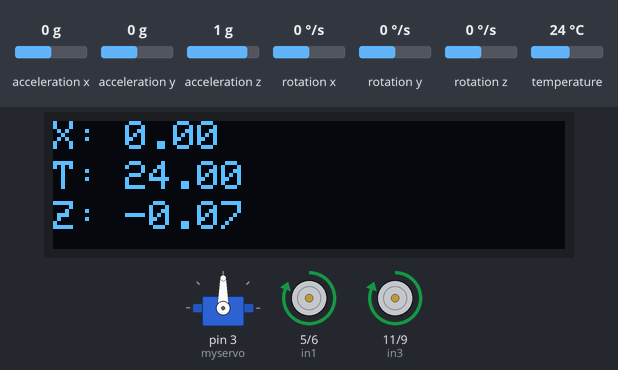
This sketch was run on a simulated Arduino Uno, built with avr-gcc and run on an emulated ATmega328P. Shown: servo, 128×32 one-colour display, motor-driver pin pairs drawn as motors (green arrow = first pin HIGH = forward, orange = second pin HIGH = backward, longer = more drive). Inputs (shaded band) come from the test bench; at power-on: acceleration y 0 g, acceleration z 1 g, rotation z 0 °/s, acceleration x 0 g, rotation x 0 °/s, rotation y 0 °/s, temperature 24 °C. The display library's start-up logo is not drawn; what the sketch prints to the serial monitor is not drawn.

Above: at 1.2 s.
1.3 s: acceleration y set to -1.4 g
At 1.51 s:
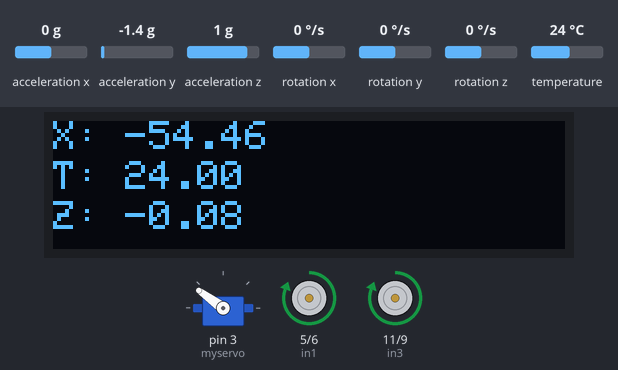
3.5 s: acceleration z set to 1.4 g
At 3.73 s:
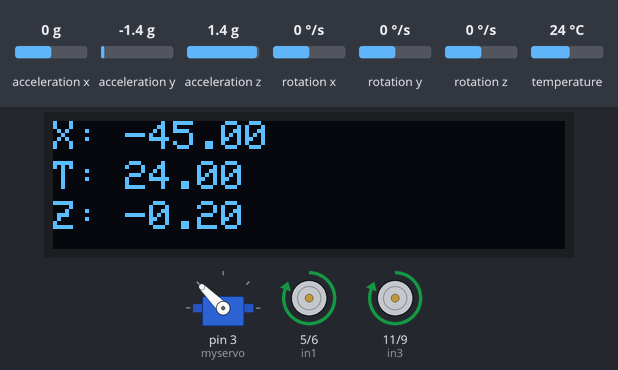
5.7 s: rotation z set to -192 °/s
At 5.95 s:
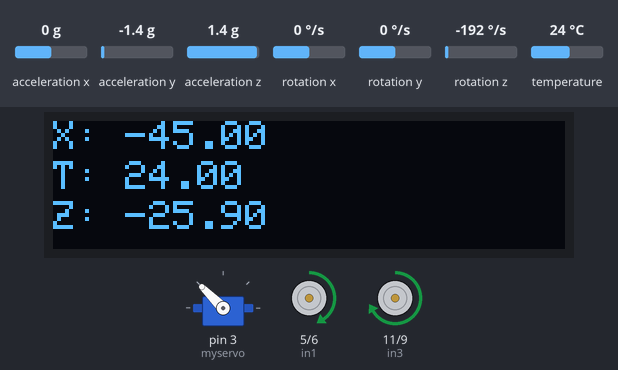
8.0 s: acceleration y set to -0.8 g
At 8.18 s:
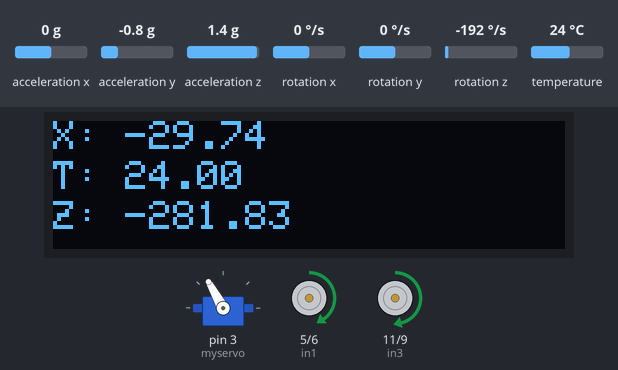
10.2 s: acceleration y set to 0 g
At 10.4 s:
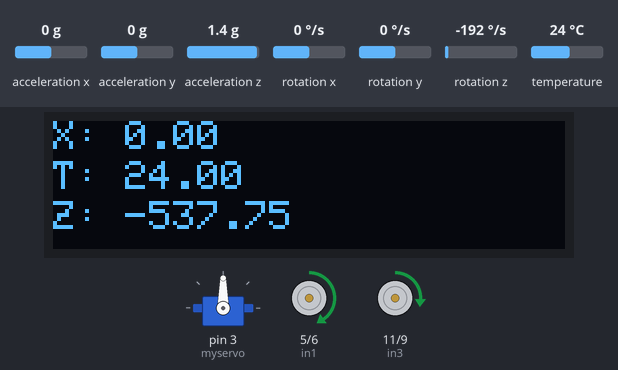
12.4 s: acceleration y set to 0.8 g
At 12.62 s:
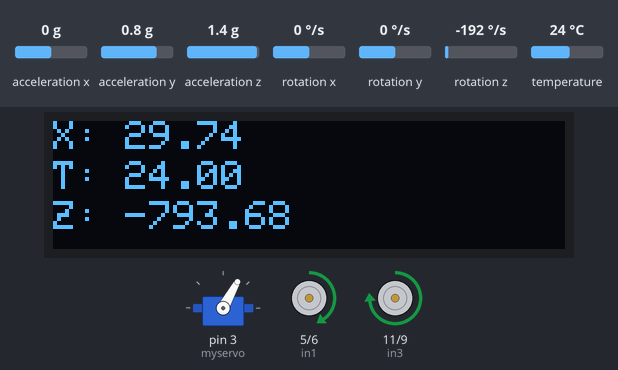
Timing chart, 0 to 15.6 s (numbered marks = the images above; inputs shaded):
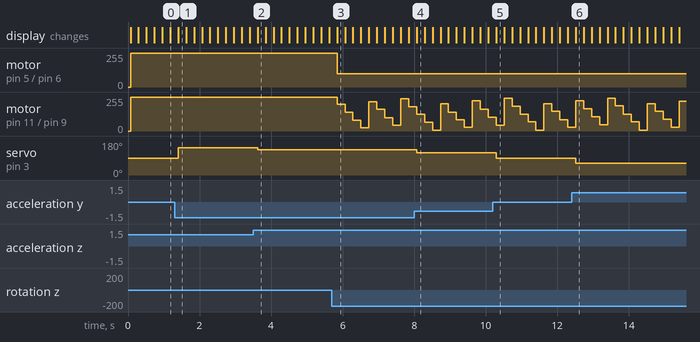

The sketch:

microSSKiller.ino
```cpp
// GRUPO:
// Daniel Pessoa Máximo
// Lívia de Maria Calado Machado Soares
// Matheus Vieira Faria
// Rangel Gonçalves
// Ronaldo Cândido dos Santos Sobrinho

// Período 2023.1

#include <Wire.h>
#include <Adafruit_GFX.h>
#include <Adafruit_SSD1306.h>
#include <Adafruit_Sensor.h>
#include <Adafruit_MPU6050.h>
#include <Servo.h>


#define in1 5
#define in2 6
#define in3 11
#define in4 9

#define TOL 1.5

Servo myservo;

Adafruit_SSD1306 display = Adafruit_SSD1306(128, 32, &Wire,-1);
Adafruit_MPU6050 mpu;
double roll = 0;
double pitch = 0;
double yaw = 0;
double temperature = 0;

void setup() {
  Serial.begin(9600);

  //configuração dos motores
  pinMode(in1, OUTPUT);
  pinMode(in2, OUTPUT);
  pinMode(in3, OUTPUT);
  pinMode(in4, OUTPUT);

  myservo.attach(3);

  if (!mpu.begin()) {
    Serial.println("Não foi possível encontrar um sensor MPU6050.");
    while (1);
  }
  mpu.setAccelerometerRange(MPU6050_RANGE_8_G);
  mpu.setGyroRange(MPU6050_RANGE_250_DEG);
 // SSD1306_SWITCHCAPVCC = generate display voltage from 3.3V internally
  if (!display.begin(SSD1306_SWITCHCAPVCC, 0x3C)) { // Address 0x3C for 128x32
    Serial.println(F("SSD1306 allocation failed"));
    for (;;)
      ;
  }
  display.display();
  display.clearDisplay();
  delay(5);
  display.setTextColor(WHITE);
  display.setRotation(0);
}

void loop() {


  getAngles(&roll, &pitch, &yaw);
  getTemperature(&temperature);
  setDisplay(roll, temperature, yaw);
  ajustRote(yaw);
  autoLevel(roll);
  /*
  Serial.print("Roll: ");
  Serial.print(roll);
  Serial.print(" Pitch: ");
  Serial.print(pitch);
  Serial.print(" Yaw: ");
  Serial.println(yaw);
*/
  delay(200);
}

void getAngles(double *roll,double *pitch,double *yaw){
  sensors_event_t a, g, temp;
  mpu.getEvent(&a, &g, &temp);

  float accelRoll = atan2(a.acceleration.y, a.acceleration.z) * 180.0 / PI;
  float accelPitch = atan2(-a.acceleration.x, sqrt(a.acceleration.y * a.acceleration.y + a.acceleration.z * a.acceleration.z)) * 180.0 / PI;

  *roll = atan2(a.acceleration.y, a.acceleration.z) * 180.0 / PI;
  *pitch = atan(-a.acceleration.x / sqrt(a.acceleration.y * a.acceleration.y + a.acceleration.z * a.acceleration.z)) * 180.0 / PI;
  *yaw += (g.gyro.z / 131.0) *1000;  // Taxa de amostragem do sensor // vei é vezes 1000  e pronto
  *yaw += -0.012; // testato empiricamente, como um bom engenheiro, comfia!
  if (yaw > 180) yaw -= 360;
  if (yaw < -180) yaw += 360;
}

void setDisplay(double x, double y, double z){
  display.clearDisplay();
  display.setTextSize(1);
  display.setCursor(0,0);
  display.print("X: ");
  display.println(x);

  display.setTextSize(1);
  display.setCursor(0,10);
  display.print("T: ");
  display.println(y);

  display.setTextSize(1);
  display.setCursor(0,20);
  display.print("Z: ");
  display.println(z);
  display.display();
}

void ajustRote(double currentAngle) { // melhor logica que eu encontrei

  int powerA, powerB;

  if (currentAngle > TOL) {
    // Aumente a potência do motor A, inversamente proporcional a currentAngle
    powerA = map(abs(currentAngle), TOL, 90, 100, 50);
  } else if (currentAngle < -TOL) {
    // Aumente a potência do motor B, inversamente proporcional a currentAngle
    powerB = map(abs(currentAngle), TOL, 90, 100, 50);
  } else {
    // Ângulo dentro da tolerância, ambos os motores a 100%
    powerA = 100;
    powerB = 100;
  }


  // Converta powerA e powerB de porcentagem para valores PWM (0-255)
  powerA = map(powerA, 50, 100, 50, 255);
  powerB = map(powerB, 50, 100, 50, 255);

  //Serial.print("PowerA: ");
  //Serial.print(powerA);
  //Serial.print(" - PowerB: ");
  //Serial.println(powerB);
  analogWrite(in1, powerA);
  analogWrite(in2,LOW);
  analogWrite(in3, powerB);
  analogWrite(in4,LOW);
}


void autoLevel(double x){
  double ang = map(x, -90, 90, 180, 0);
  if(ang>5 && ang <175){
    if(ang > myservo.read()+TOL || ang < myservo.read()-TOL){
      myservo.write(ang); // meu servo esta com problema
      Serial.println(ang);
    }
  }
}

void getTemperature(double *temperature) {
  sensors_event_t a, g, temp;
  mpu.getEvent(&a, &g, &temp);
  *temperature = temp.temperature;
}
```

Measured:
- after the input at 1.3 s, servo on pin 3 (myservo): 90° → 144° after 0.10 s
- after the input at 3.5 s, servo on pin 3 (myservo): 144° → 135° after 0.12 s
- after the input at 5.7 s, motor on pin 5 (in1) / pin 6 (in2): forward 255/255 → forward 101/255 after 0.15 s; motor on pin 11 (in3) / pin 9 (in4): ramps from forward 243/255 to forward 26/255 and jumps back, once every 0.89 s
- after the input at 8.0 s, servo on pin 3 (myservo): 135° → 119° after 0.07 s
- after the input at 10.2 s, servo on pin 3 (myservo): 119° → 90° after 0.09 s
- after the input at 12.4 s, servo on pin 3 (myservo): 90° → 61° after 0.12 s
